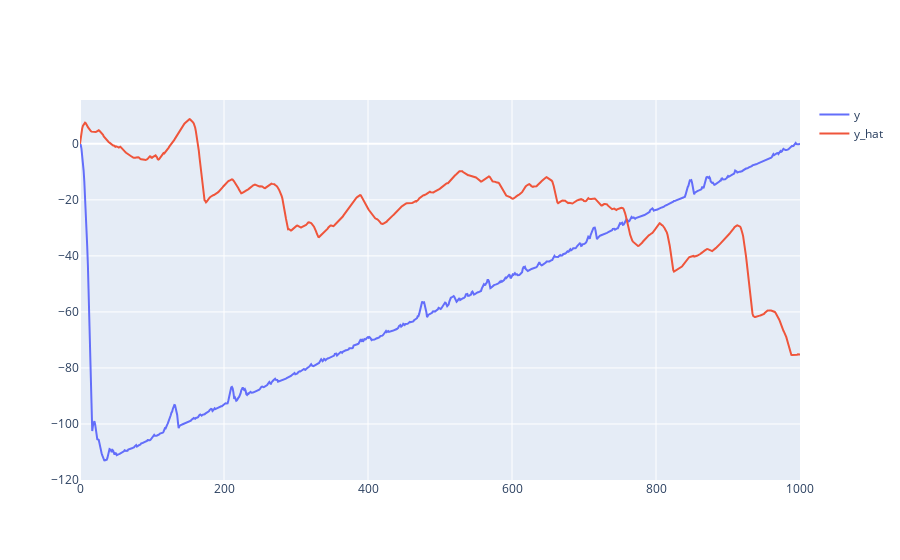

Notebook code cell kept with this figure:
### Code cell
plot_curve_plotly(true=compute_position_from_velocity(Y_long[n, :, 2].data.cpu().numpy()), pred=compute_position_from_velocity(Y_hat2_mean[0, :, 2]))

### Figure 1 — Plotly figure (JSON) as saved in the notebook; plotly's stock layout.template omitted (floating-point values rounded to 4 significant figures; data arrays with more than 128 entries replaced by an {"elided": "..."} marker saying what was removed)
{"data": [{"mode": "lines", "name": "y", "type": "scatter", "y": {"elided": "1001 float values"}}, {"mode": "lines", "name": "y_hat", "type": "scatter", "y": {"elided": "1001 float values"}}], "layout": {}}
